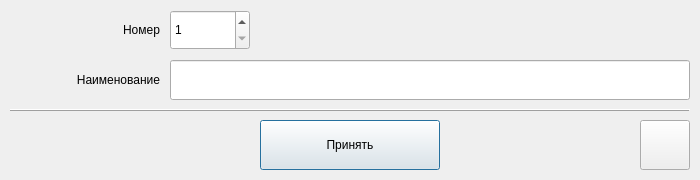
<?xml version="1.0" encoding="UTF-8"?>
<ui version="4.0">
 <class>TfrmDialog_NNm</class>
 <widget class="QDialog" name="TfrmDialog_NNm">
  <property name="geometry">
   <rect>
    <x>0</x>
    <y>0</y>
    <width>700</width>
    <height>180</height>
   </rect>
  </property>
  <property name="minimumSize">
   <size>
    <width>700</width>
    <height>180</height>
   </size>
  </property>
  <property name="maximumSize">
   <size>
    <width>702</width>
    <height>180</height>
   </size>
  </property>
  <property name="windowTitle">
   <string>Диалог</string>
  </property>
  <layout class="QVBoxLayout" name="verticalLayout">
   <property name="spacing">
    <number>0</number>
   </property>
   <property name="leftMargin">
    <number>10</number>
   </property>
   <property name="topMargin">
    <number>10</number>
   </property>
   <property name="rightMargin">
    <number>10</number>
   </property>
   <property name="bottomMargin">
    <number>10</number>
   </property>
   <item>
    <layout class="QGridLayout" name="gridLayout">
     <property name="spacing">
      <number>10</number>
     </property>
     <item row="0" column="0">
      <widget class="QLabel" name="lblNum">
       <property name="minimumSize">
        <size>
         <width>150</width>
         <height>30</height>
        </size>
       </property>
       <property name="maximumSize">
        <size>
         <width>150</width>
         <height>30</height>
        </size>
       </property>
       <property name="font">
        <font>
         <weight>50</weight>
         <bold>false</bold>
        </font>
       </property>
       <property name="text">
        <string>Номер</string>
       </property>
       <property name="alignment">
        <set>Qt::AlignRight|Qt::AlignTrailing|Qt::AlignVCenter</set>
       </property>
      </widget>
     </item>
     <item row="0" column="1">
      <widget class="QSpinBox" name="sbNum">
       <property name="minimumSize">
        <size>
         <width>80</width>
         <height>40</height>
        </size>
       </property>
       <property name="maximumSize">
        <size>
         <width>80</width>
         <height>40</height>
        </size>
       </property>
       <property name="minimum">
        <number>1</number>
       </property>
       <property name="maximum">
        <number>100</number>
       </property>
      </widget>
     </item>
     <item row="1" column="0">
      <widget class="QLabel" name="lblName">
       <property name="minimumSize">
        <size>
         <width>150</width>
         <height>30</height>
        </size>
       </property>
       <property name="maximumSize">
        <size>
         <width>150</width>
         <height>30</height>
        </size>
       </property>
       <property name="font">
        <font>
         <weight>50</weight>
         <bold>false</bold>
        </font>
       </property>
       <property name="text">
        <string>Наименование</string>
       </property>
       <property name="alignment">
        <set>Qt::AlignRight|Qt::AlignTrailing|Qt::AlignVCenter</set>
       </property>
      </widget>
     </item>
     <item row="1" column="1">
      <widget class="QLineEdit" name="edName">
       <property name="minimumSize">
        <size>
         <width>520</width>
         <height>40</height>
        </size>
       </property>
       <property name="maximumSize">
        <size>
         <width>520</width>
         <height>40</height>
        </size>
       </property>
      </widget>
     </item>
    </layout>
   </item>
   <item>
    <widget class="Line" name="line">
     <property name="minimumSize">
      <size>
       <width>0</width>
       <height>20</height>
      </size>
     </property>
     <property name="maximumSize">
      <size>
       <width>16777215</width>
       <height>20</height>
      </size>
     </property>
     <property name="frameShadow">
      <enum>QFrame::Raised</enum>
     </property>
     <property name="orientation">
      <enum>Qt::Horizontal</enum>
     </property>
    </widget>
   </item>
   <item>
    <layout class="QHBoxLayout" name="horizontalLayout">
     <property name="spacing">
      <number>10</number>
     </property>
     <property name="leftMargin">
      <number>60</number>
     </property>
     <item>
      <spacer name="horizontalSpacer">
       <property name="orientation">
        <enum>Qt::Horizontal</enum>
       </property>
       <property name="sizeHint" stdset="0">
        <size>
         <width>40</width>
         <height>20</height>
        </size>
       </property>
      </spacer>
     </item>
     <item>
      <widget class="QPushButton" name="pbApply">
       <property name="minimumSize">
        <size>
         <width>180</width>
         <height>50</height>
        </size>
       </property>
       <property name="maximumSize">
        <size>
         <width>180</width>
         <height>50</height>
        </size>
       </property>
       <property name="text">
        <string>Принять</string>
       </property>
       <property name="icon">
        <iconset resource="../res.qrc">
         <normaloff>:/images/docsReady.png</normaloff>:/images/docsReady.png</iconset>
       </property>
       <property name="iconSize">
        <size>
         <width>48</width>
         <height>48</height>
        </size>
       </property>
      </widget>
     </item>
     <item>
      <spacer name="horizontalSpacer_2">
       <property name="orientation">
        <enum>Qt::Horizontal</enum>
       </property>
       <property name="sizeHint" stdset="0">
        <size>
         <width>40</width>
         <height>20</height>
        </size>
       </property>
      </spacer>
     </item>
     <item>
      <widget class="QPushButton" name="pbClose">
       <property name="minimumSize">
        <size>
         <width>50</width>
         <height>50</height>
        </size>
       </property>
       <property name="maximumSize">
        <size>
         <width>50</width>
         <height>50</height>
        </size>
       </property>
       <property name="icon">
        <iconset resource="../res.qrc">
         <normaloff>:/images/delete.png</normaloff>:/images/delete.png</iconset>
       </property>
       <property name="iconSize">
        <size>
         <width>48</width>
         <height>48</height>
        </size>
       </property>
      </widget>
     </item>
    </layout>
   </item>
  </layout>
 </widget>
 <resources>
  <include location="../res.qrc"/>
 </resources>
 <connections>
  <connection>
   <sender>pbClose</sender>
   <signal>clicked()</signal>
   <receiver>TfrmDialog_NNm</receiver>
   <slot>reject()</slot>
   <hints>
    <hint type="sourcelabel">
     <x>667</x>
     <y>135</y>
    </hint>
    <hint type="destinationlabel">
     <x>591</x>
     <y>147</y>
    </hint>
   </hints>
  </connection>
  <connection>
   <sender>pbApply</sender>
   <signal>clicked()</signal>
   <receiver>TfrmDialog_NNm</receiver>
   <slot>apply()</slot>
   <hints>
    <hint type="sourcelabel">
     <x>323</x>
     <y>142</y>
    </hint>
    <hint type="destinationlabel">
     <x>179</x>
     <y>140</y>
    </hint>
   </hints>
  </connection>
 </connections>
 <slots>
  <slot>apply()</slot>
 </slots>
</ui>
